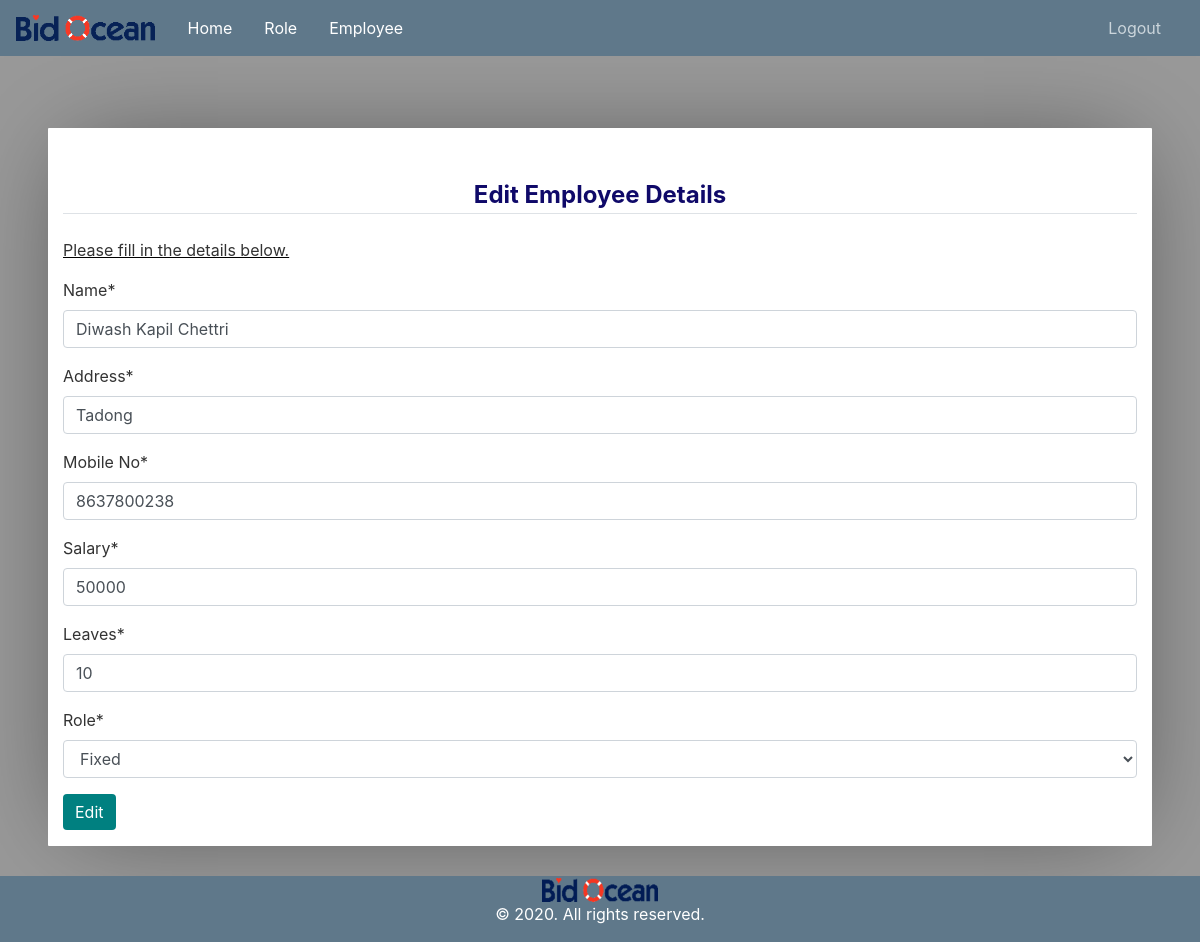
The page /employee-edit/4 (signed in) on the database as committed earlier.
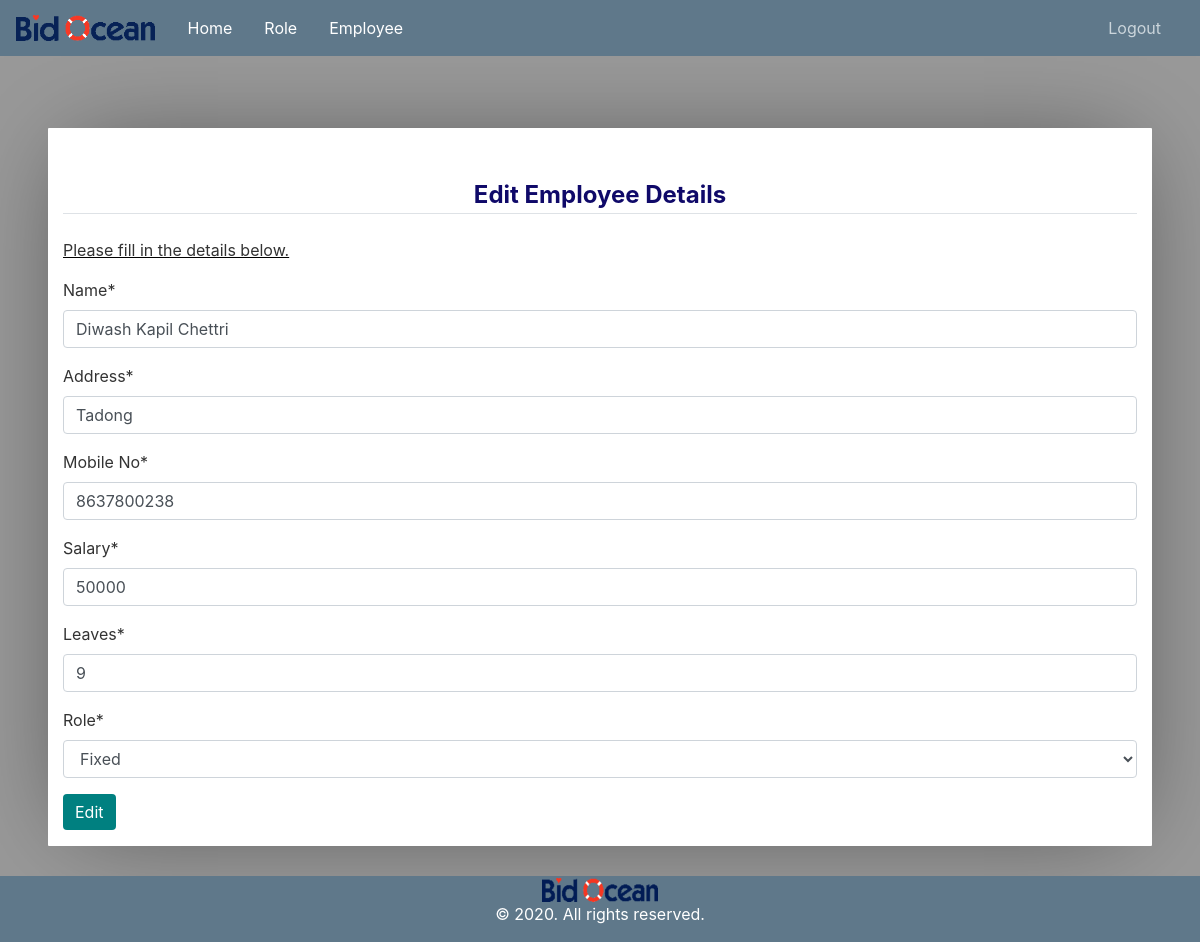
The same page on the database as committed later.
### user_invoice/models.py (models this page shows, shortened)
class Employee(models.Model):
	id       = models.AutoField(primary_key=True)
	name     = models.CharField(max_length=300)
	role     = models.ForeignKey(Role,on_delete=models.CASCADE)
	salary   = models.CharField(max_length=300, null=True, blank=True)
	address  = models.CharField(max_length=300)
	phone_no = models.CharField(max_length=300)
	leaves   = models.IntegerField()
	auth_tbl = models.OneToOneField(User, on_delete=models.CASCADE)
	added_at = models.DateTimeField(auto_now_add=True)

class Role(models.Model):
    id         = models.AutoField(primary_key=True)
    name       = models.CharField(max_length=300)
    created_at = models.DateTimeField(auto_now_add=True)
    status     = models.SmallIntegerField(default=1)

### user_invoice/views.py (the view, shortened to what this page needs)
# urls.py: path('employee-edit/<int:pk>',views.EmployeeEditView.as_view(),name='employee_edit'),
class EmployeeEditView(AdminOrHRPanelMixin,TemplateView):
    template_name = 'user_invoice/add_employee.html'
    def get(self, request, pk):
        employee      = Employee.objects.get(pk=pk)
        roles         = Role.objects.all()        # employee_form = EmployeeForm()
        context = {
            'employee'     : employee,
            'roles'        : roles,
            'submit'       : 'Edit Employee',
            'title'        : 'Edit employee',
            'role'         : Employee.objects.get(auth_tbl=self.request.user).role.name.lower()
        }
        return render(request, self.template_name, context)

### user_invoice/mixin.py (called while the page is built)
    def test_func(self):
        user     = self.request.user
        employee = Employee.objects.get(auth_tbl=user)
        return employee.role.name.lower() == 'admin' or employee.role.name.lower() == 'hr'

### user_invoice/templates/user_invoice/add_employee.html (shortened to what this page needs)
{% extends "user_invoice/base.html" %}
{% load crispy_forms_tags %}
{% block content %}
	<article>
		<legend class="border-bottom mb-4" style="color: rgb(15, 9, 105);text-align: center;" ><b> {{submit}} Details</b> </legend>
		<form method='POST'>
			<div class="form-group">
				<p><u class="spelling">Please fill in the details below.</u> </p>
				<label for="formGropuNameInput">Name*</label>
				<input name="name" class="form-control" id="formGroupNameInput" value="{{employee.name}}" placeholder="Enter your name" required>
			</div>
			<div class="form-group">
				<label for="formGropuNameInput">Address*</label>
				<input name="address" class="form-control" id="formGroupNameInput" value="{{employee.address}}" placeholder="Enter your address" required>
			</div>
			<div class="form-group">
				<label for="mobile_no">Mobile No*</label>
				<input type="number" class="form-control" id="mobile_no" name="phone_no" pattern="[6-9]{1}[0-9]{9}" value="{{employee.phone_no}}" placeholder="Enter Mobile No" >
			</div>
			<div class="form-group">
				<label for="mobile_no">Salary*</label>
				<input type="text" class="form-control" id="salary" name="salary" value="{{employee.salary}}" placeholder="Enter salary">
			</div>
			<div class="form-group">
				<label for="mobile_no">Leaves*</label>
				<input type="text" class="form-control" id="leaves" name="leaves" value="{{employee.leaves}}" placeholder="Enter no of leaves" required>
			</div>
			<div class="form-group">
				<label for="mobile_no">Role*</label>
				<select class="form-control" id="role" name='role' required="">
					{% for role in roles %}
						<option value='{{role.id}}'{% if employee.role.id == role.id %}selected{% endif %}  >{{role.name}}</option>
					{% endfor %}
				</select>
			</div>
			<div class="form-group">
				<a href="{{submit}}"><button  class="btn btn-primary" style="background-color:teal;border: none;">Edit</button></a>
			</div>
		</form>
	</article>
{% endblock content %}

Rows that differ between the two databases and show on the page:
changed Employee "Diwash Kapil Chettri": leaves "10" → "9"
